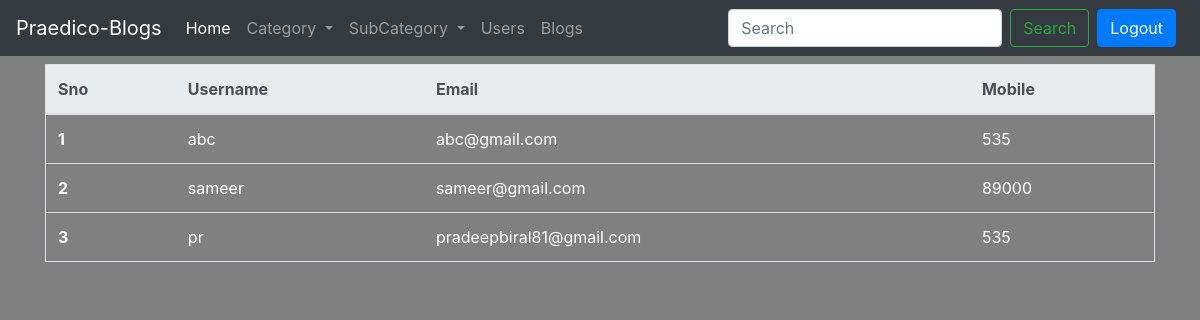
The app's page /adminapp/showusers/ with its own data.
### userapp/models.py (models this page shows, shortened)
class Register(models.Model):
    unm = models.CharField(max_length=30)
    mno = models.IntegerField()
    eid = models.EmailField()
    pwd = models.CharField(max_length=30)
    status = models.CharField(max_length=10,default='No')
    regdate = models.DateField()

### adminapp/views.py (the view)
# urls.py: path('showusers/',views.showusers,name='showusers'),
def showusers(request):
    user_data = Register.objects.all()
    context = {'user_data':user_data}
    return render(request,'adminapp/showusers.html',context)

### templates/adminapp/showusers.html (shortened to what this page needs)
{% extends 'adminapp/base.html' %}
{% block body %}
 <div class="container my-2 text-white">
<table class="table border p-2 ">
    <thead class="thead-light">
      <tr>
        <th scope="col">Sno</th>
        <th scope="col">Username</th>
        <th scope="col">Email</th>
        <th scope="col">Mobile</th>
      </tr>
    </thead>
    <tbody>
        {% for d in user_data %}
      <tr>
        <th scope="row">{{forloop.counter}}</th>
        <td>{{d.unm}}</td>
        <td>{{d.eid}}</td>
        <td>{{d.mno}}</td>
      </tr>
      {% endfor %}
    </tbody>
  </table>
</div>
{% endblock body %}

### templates/adminapp/base.html (style rules this page uses)
body { background-color: grey ; }

### records on screen
Register: unm "abc", eid "abc@gmail.com", mno "535"
Register: unm "sameer", eid "sameer@gmail.com", mno "89000"
Register: unm "pr", eid "pradeepbiral81@gmail.com", mno "535"
